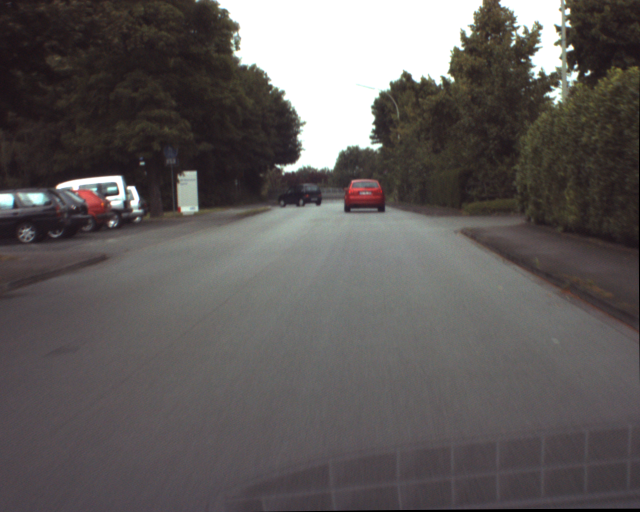
%> input picture Lab04/ur_c_s_03a_01_L_0376.png, 1280 x 1024 px (shown at 1/2 size)
$ octave Lab04.m   (GNU Octave 9; MATLAB toolbox functions it lacks are replaced by stand-ins)
%> lines starting %> are read from the running program, lines starting %| are printed output that depends on the picture
### Lab04/dividing_channels.m
% Splitting the images in the three RGB channels and in the three HSV channels and saving the Hue component:
function Hue = dividing_channels(Img, numFrame)

    Img_hsv = rgb2hsv(Img);

    figure,
    subplot(2, 3, 1)
    imagesc(Img(:, :, 1)), colormap gray, title('R component') % Red
    subplot(2, 3, 2)
    imagesc(Img(:, :, 2)), colormap gray, title('G component') % Green
    subplot(2, 3, 3)
    imagesc(Img(:, :, 3)), colormap gray, title('B component') % Blue
    subplot(2, 3, 4)
    imagesc(Img_hsv(:, :, 1)), colormap gray, title('H component') % Hue
    subplot(2, 3, 5)
    imagesc(Img_hsv(:, :, 1)), colormap gray, title('S component') % Saturation
    subplot(2, 3, 6)
    imagesc(Img_hsv(:, :, 1)), colormap gray, title('V component') % Intensity
    sgtitle(['Frame ', num2str(numFrame), ': channels splitted'])

    Hue = Img_hsv(:, :, 1);
end

### Lab04/hue_evaluation.m
% Studying the Hue values:
function [mean, st_dev] = hue_evaluation(Img)

    car_area = Img(390:400,575:595); % Selecting dark car area
    %car_area = Img(390:400, 710:740); % Selecting red car area
    mean = mean2(car_area); % Computing the mean value
    st_dev = std2(car_area); % Computing the standard deviation
end

### Lab04/segmentation.m
% Segmenting the object in the image by thresholding the Hue component:
function [first_mask, seg] = segmentation(Img, mean, st_dev, numFrame)

    [r, c] = size(Img);
    first_mask = zeros(r, c); % Initialization of the mask
    threshold_min = mean - st_dev; %threshold_min dark car
    threshold_max = mean + 2* st_dev; %threshold_max dark car
    %threshold_min = mean - 0.2 * st_dev; %threshold_min red car
    %threshold_max = mean + 2 * st_dev; %threshold_max red car
    mask = Img > threshold_min & Img < threshold_max; % Thresholding the Hue component
    first_mask = first_mask + mask;
    figure, imagesc(first_mask), colormap gray, title(['First result of the segmentation for frame ', num2str(numFrame)])

    K = ones(9)/9^2; % Creation of an average filter
    filtred_mask = conv2(first_mask, K); % Filtering the mask
    figure, imagesc(filtred_mask), colormap gray, title(['Result of the segmentation after the convolution with the filter for frame ', num2str(numFrame)])

    seg = filtred_mask > threshold_min & filtred_mask < threshold_max; % Thresholding the filtered mask
end

### Lab04/detect_car.m
% Detection the object:
function detect_car(Img, seg, numFrame)

    properties = regionprops(seg, 'Area','Centroid','BoundingBox');

    imagesc(Img), colormap gray, title(['Frame ', num2str(numFrame)])
    hold on

    for i = 1:length(properties)
      if properties(i).Area > 200 % Dark car: discard too small areas
      %if properties(i).Area > 300 % Red car: discard too small areas
            x_centroid = floor(properties(i).Centroid(1));
            y_centroid = floor(properties(i).Centroid(2));
            ul_corner_width = properties(i).BoundingBox;
            plot(x_centroid, y_centroid, '*r') % Drowing a red * in the position of the centroid
            hold on
            rectangle('Position', ul_corner_width, 'EdgeColor', 'r', 'LineWidth', 2) % Drowing a red rectangle
        end
    end
end

### Lab04/Lab04.m
%% Computer Vision Lab 4
% Color-based segmentation & Blob detection
% Isabella-Sole Bisio S4113265

%In order to optimize the dimension of the program I wrote functions that
%can run for both the required cars, commenting and uncommenting some lines
%of code:
%if you want to run the code for the dark car please uncomment the "DARK
%CAR" section and comment "RED CAR" section of Lab04.m. Uncomment also the
%required lines of code for the dark car in "detect_car.m" "hue_evaluation.m" and
%"segmentation.m" functions and comment the ones for the red car. Do the
%opposite in order to run the code for the red car.


addpath('functions');
clear all
close all
clc

%% Color-based segmentation

% Loading images:
rgb_image(:, :, :, 1) = imread('ur_c_s_03a_01_L_0376.png', 'png');
%> rgb_image is the input picture: size 1024x1280x3 uint8; mean R, G, B 95.5, 90.9, 90
rgb_image(:, :, :, 2) = imread('ur_c_s_03a_01_L_0377.png', 'png');
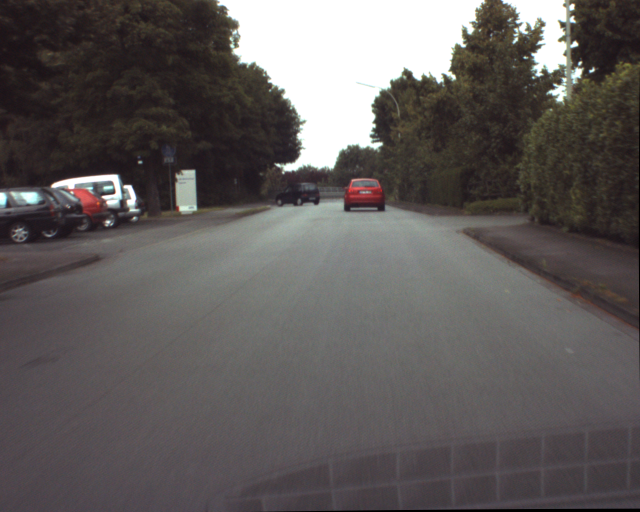
%> input picture Lab04/ur_c_s_03a_01_L_0377.png, 1280 x 1024 px (shown at 1/2 size)
rgb_image(:, :, :, 3) = imread('ur_c_s_03a_01_L_0378.png', 'png');
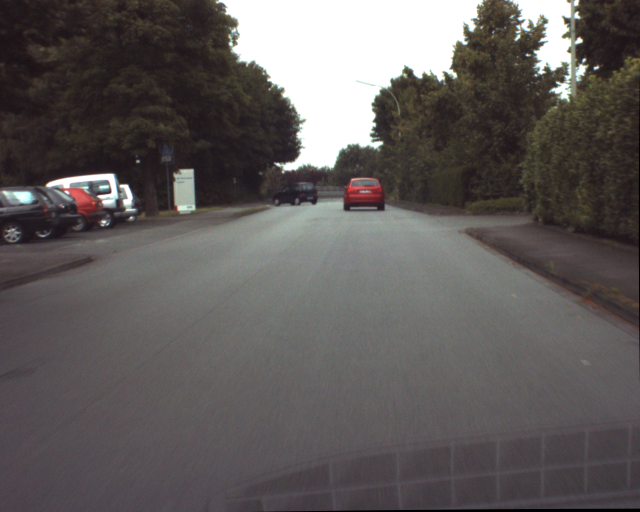
%> input picture Lab04/ur_c_s_03a_01_L_0378.png, 1280 x 1024 px (shown at 1/2 size)
rgb_image(:, :, :, 4) = imread('ur_c_s_03a_01_L_0379.png', 'png');
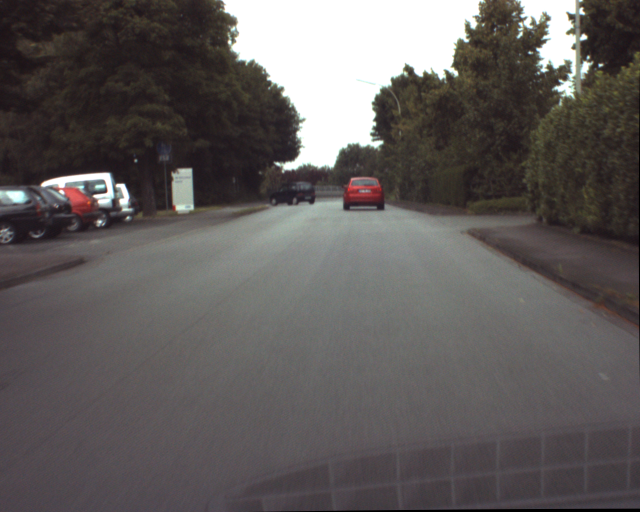
%> input picture Lab04/ur_c_s_03a_01_L_0379.png, 1280 x 1024 px (shown at 1/2 size)
rgb_image(:, : ,:, 5) = imread('ur_c_s_03a_01_L_0380.png', 'png');
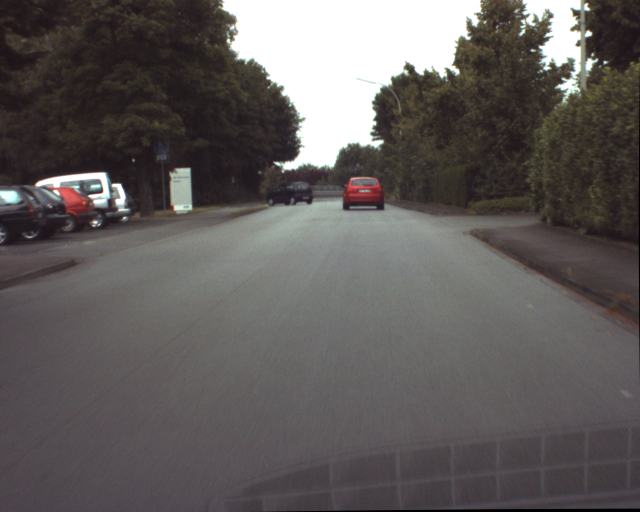
%> input picture Lab04/ur_c_s_03a_01_L_0380.png, 1280 x 1024 px (shown at 1/2 size)
rgb_image(:, :, :, 6) = imread('ur_c_s_03a_01_L_0381.png', 'png');
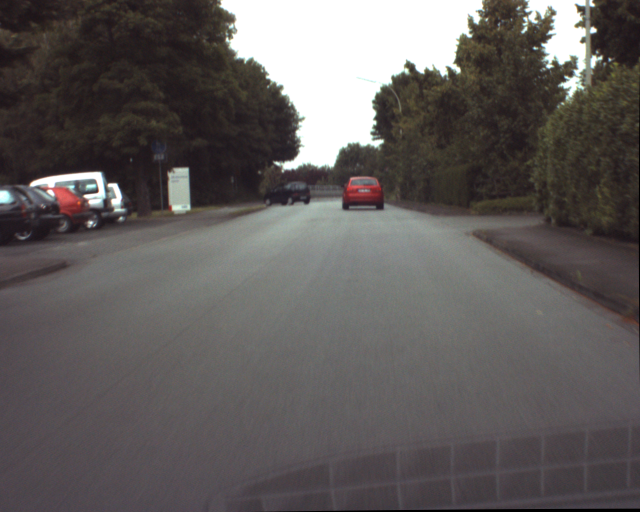
%> input picture Lab04/ur_c_s_03a_01_L_0381.png, 1280 x 1024 px (shown at 1/2 size)

% Grayscale images:
figure
for i = 1:6
    gray_image(:, :, i) = rgb2gray(rgb_image(:, :, :, i));
    subplot(2, 3, i)
    imagesc(gray_image(:, :, i)), colormap gray, title(['Frame ', num2str(i)])
end
sgtitle('Grayscale images')

% Dividing into channels and saving the Hue component:
for i = 1:6
    hue_component(:, :, i) = dividing_channels(rgb_image(:, :, :, i), i);
end


 %% DARK car

   % Selecting image of frame 1:
   frame_chosen = 1;

   % Evaluating Hue component values of the car pixels:
   [m, s] = hue_evaluation(hue_component(:, :, frame_chosen)); % Mean and standard deviation
%> in hue_evaluation, `mean = mean2(car_area);`: mean = 0.774
%> in hue_evaluation, `st_dev = std2(car_area);`: st_dev = 0.0521
%> m = 0.774; s = 0.0521

   % Segmenting the dark car:
   for i = 1:6
       [first_mask(:, :, i), seg(:, :, i)] = segmentation(hue_component(:, :, i), m, s, i);
       figure, imagesc(seg(:, :, i)), colormap gray, title(['Segmented dark car in frame ', num2str(i)])
   end
%> this loop made 6 passes
%> pass 1, in segmentation, `mask = Img > threshold_min & Img < threshold_max;`:
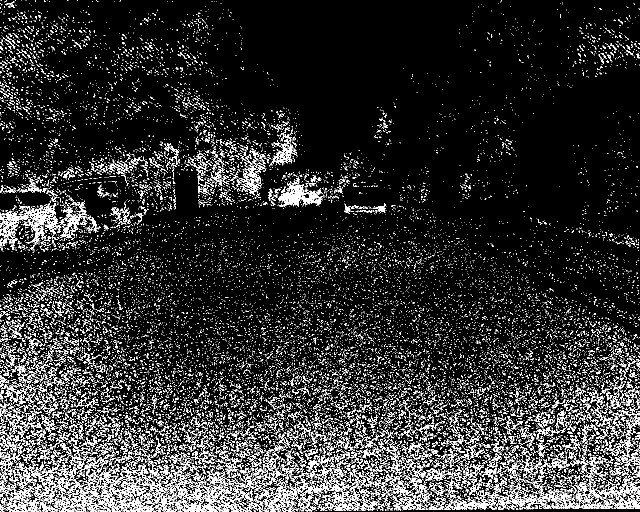
%> mask: size 1024x1280 logical (shown at 1/2 size); 12.6% white in thin lines or dots
%> pass 1, in segmentation, `filtred_mask = conv2(first_mask, K);`:
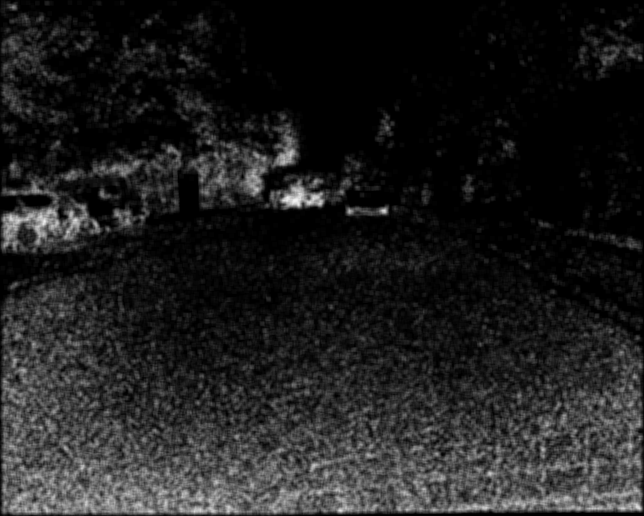
%> filtred_mask: size 1032x1288 double (shown at 1/2 size); min 0, max 0.963, mean 0.124

   % Detecting the car:

    figure
    for i = 1:6
        subplot(2, 3, i)
        detect_car(first_mask(:, :, i), seg(:, :, i), i);
    end
    sgtitle('Detected dark car')

     figure
    for i = 1:6
        subplot(2, 3, i)
        detect_car(rgb_image(:, :, :, 1), seg(:, :, i), i);
    end
    sgtitle('Detected dark car')
%> (the run ends here)
